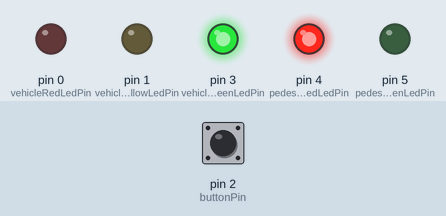
This sketch was run on a simulated Arduino Uno, built with avr-gcc and run on an emulated ATmega328P. Shown: output pins drawn as LEDs (lit = HIGH). The inputs (shaded band) are chosen by the test bench; at power-on: pin 2 (buttonPin) HIGH.

Above: at 1.2 s.
1.3 s: pin 2 (buttonPin) pulled LOW for 0.15 s
At 2.7 s:
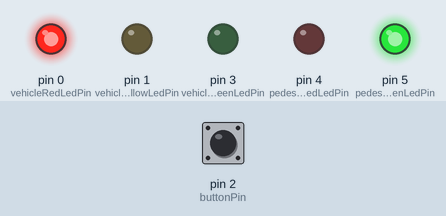
Timing chart, 0 to 4.3 s (numbered marks = the images above; inputs shaded):
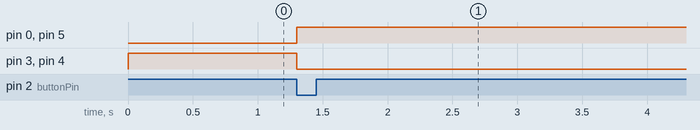

The sketch:

Traffic_Light.ino
```cpp
/*Name: Tiwari Ramesh Sanjana
Date: 14-2-2024
Title: Implement Traffic Light
Output Requirements: 1. Consider 2 RGB LED , Pedestrian_RGB, Vehicle_RGB
2. Initial state  Pedestrian_RGB -> RED, Vehicle_RGB -> GREEN.
3. On key press  Pedestrian_RGB -> GREEN, Vehicle_RGB -> RED.
4. After 90 sec Pedestrian_RGB -> GREEN .
5. After  60 sec Vehicle_RGB -> YELLOW, after 30sec Vehicle_RGB -> GREEN.
*/

//Initialize LED's for vehicles and pedestrains as output pins
const int vehicleRedLedPin = 0;
const int vehicleGreenLedPin = 3;
const int vehicleYellowLedPin = 1;
const int pedestrianRedLedPin = 4;
const int pedestrianGreenLedPin = 5;

//Initialize pushbutton as input pin
const int buttonPin = 2;

//Define MACROS for traffic light states
#define VEHICLE_RED     0
#define VEHICLE_YELLOW  1
#define VEHICLE_GREEN   2
#define PEDESTRIAN_RED  3
#define PEDESTRIAN_GREEN 4

//Variables to keep track of switch state and time in second
int vehicleState = VEHICLE_GREEN;
int pedestrianState = PEDESTRIAN_RED;
bool buttonPress = false;
unsigned long buttonPressTime = 0;

void setup() {
  //Initialize all output LED's
  pinMode(vehicleRedLedPin, OUTPUT);
  pinMode(vehicleGreenLedPin, OUTPUT);
  pinMode(vehicleYellowLedPin, OUTPUT);
  pinMode(pedestrianRedLedPin, OUTPUT);
  pinMode(pedestrianGreenLedPin, OUTPUT);

  //Initialize traffic lights
  updateTrafficLights();

  //Initialize pushbutton as input
  pinMode(buttonPin, INPUT_PULLUP);
}

void loop() {
  //Check if the button is pressed
  if (digitalRead(buttonPin) == LOW && !buttonPress) {
    //Store time elapsed
    buttonPressTime = millis();
    //Change button press status to true
    buttonPress = true;
  }

  //Condition for traffic lights change state based on button press time
  unsigned long elapsedTime = millis() - buttonPressTime;
  if (buttonPress) {
    //1st case for 60 sec
    if (elapsedTime < 60000) {
      vehicleState = VEHICLE_RED;
      pedestrianState = PEDESTRIAN_GREEN;
    }
    //2nd case for next 30 sec
    else if (elapsedTime > 60000 && elapsedTime < 90000) {
      vehicleState = VEHICLE_YELLOW;
      pedestrianState = PEDESTRIAN_GREEN;
    }
    else {
      vehicleState = VEHICLE_GREEN;
      pedestrianState = PEDESTRIAN_RED;
      //Change button press state to false after end of loop
      buttonPress = false;
    }
    //Function call to change LED colors
    updateTrafficLights();
  }

  //Delay for smoother traffic light change
  delay(100);
  }

// Update the RGB LED's based on current traffic light states
void updateTrafficLights() {
  switch (vehicleState) {
    case VEHICLE_RED:
      digitalWrite(vehicleRedLedPin, HIGH);
      digitalWrite(vehicleGreenLedPin, LOW);
      digitalWrite(vehicleYellowLedPin, LOW);
    break;
    case VEHICLE_YELLOW:
      digitalWrite(vehicleRedLedPin, LOW);
      digitalWrite(vehicleGreenLedPin, LOW);
      digitalWrite(vehicleYellowLedPin, HIGH);
    break;
    case VEHICLE_GREEN:
      digitalWrite(vehicleRedLedPin, LOW);
      digitalWrite(vehicleGreenLedPin, HIGH);
      digitalWrite(vehicleYellowLedPin, LOW);
    break;
  }

  switch (pedestrianState) {
    case PEDESTRIAN_RED:
      digitalWrite(pedestrianRedLedPin, HIGH);
      digitalWrite(pedestrianGreenLedPin, LOW);
      break;
    case PEDESTRIAN_GREEN:
      digitalWrite(pedestrianRedLedPin, LOW);
      digitalWrite(pedestrianGreenLedPin, HIGH);
      break;
  }
}
```

Measured:
- after the input at 1.3 s, pin 0 (vehicleRedLedPin), pin 5 (pedestrianGreenLedPin): LOW → HIGH at once; pin 3 (vehicleGreenLedPin), pin 4 (pedestrianRedLedPin): HIGH → LOW at once
